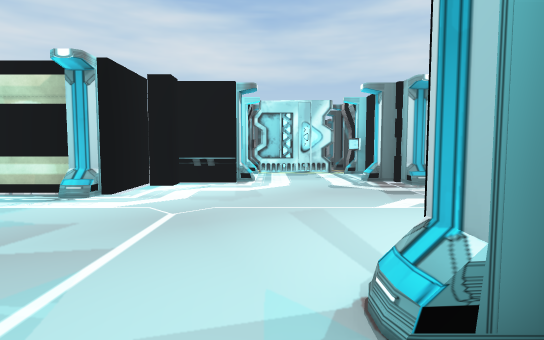
view 1 (above)

24 first-person views from a walk through a 3-D level made in the Unity game engine. The camera is 1.4 m above the floor, tilts 4° down and sees 80° across. The floor is counted in squares, 1 m on a side. Each view is taken from the middle of a square. On the plan, view 1 faces up. The plan holds only what a view shows up to about 15 squares ahead; the rest is blank. The place goes on beyond the plan. Some animated figures are not drawn. Door leaves are left out, so doorways stand open. Some surface patterns are stand-ins.

view 2
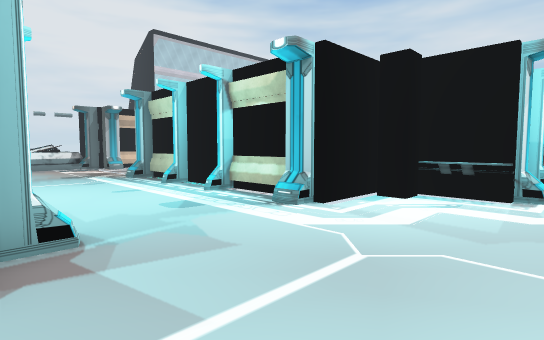

view 3
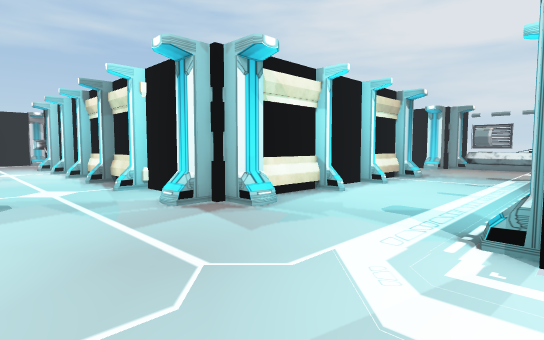

view 4
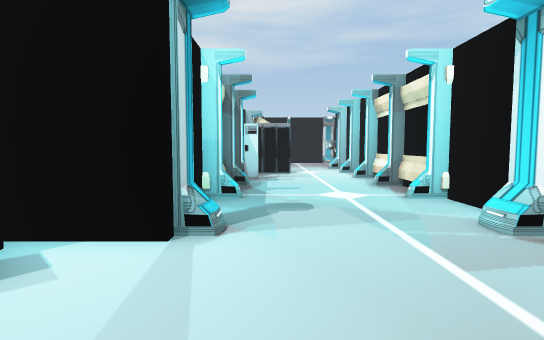

view 5
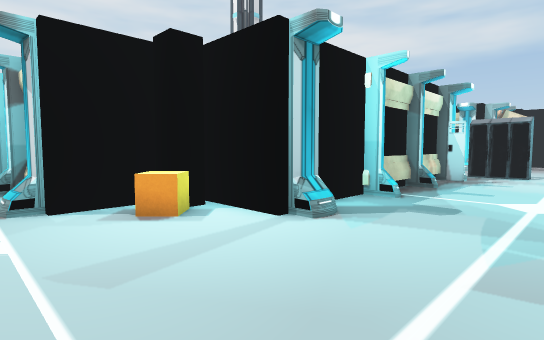

view 6
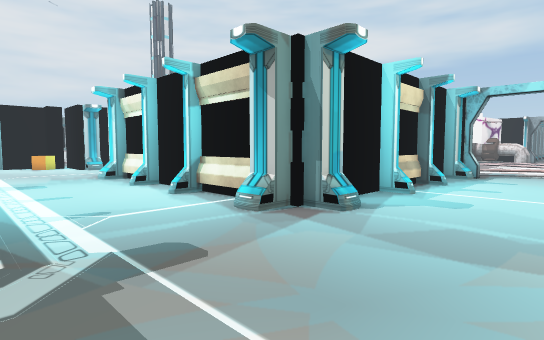

view 7
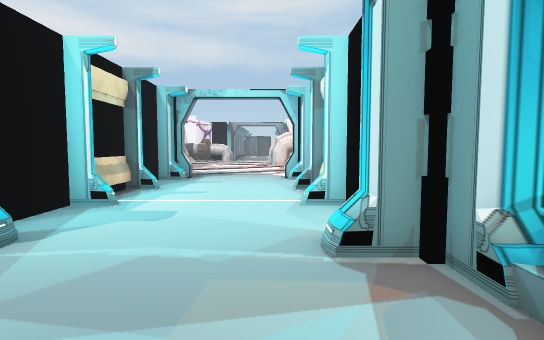

view 8
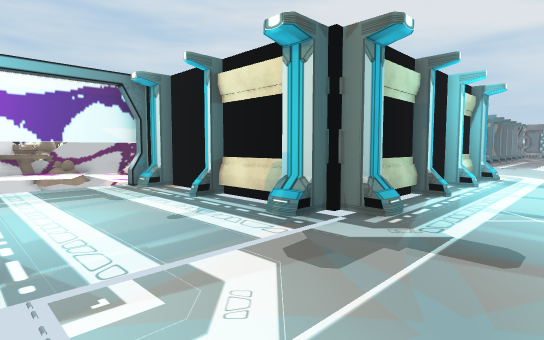

view 9
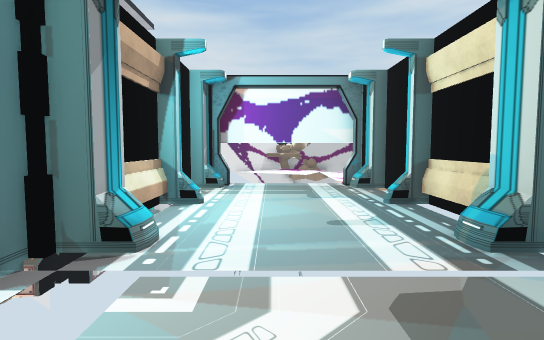

view 10
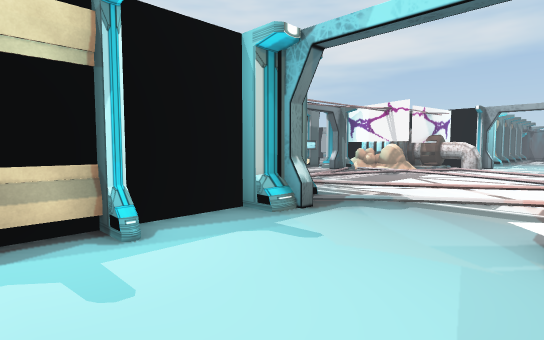

view 11
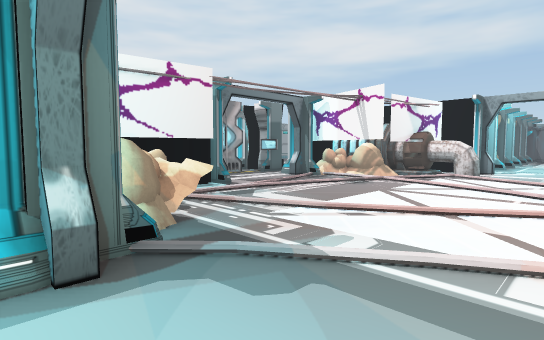

view 12
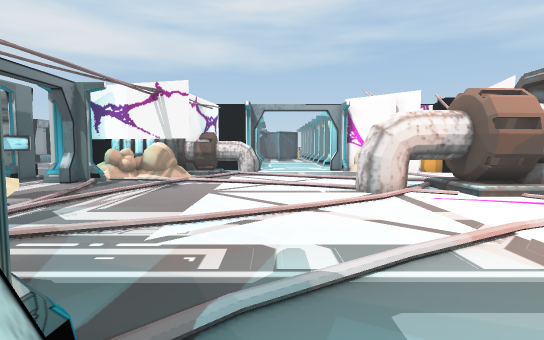

view 13
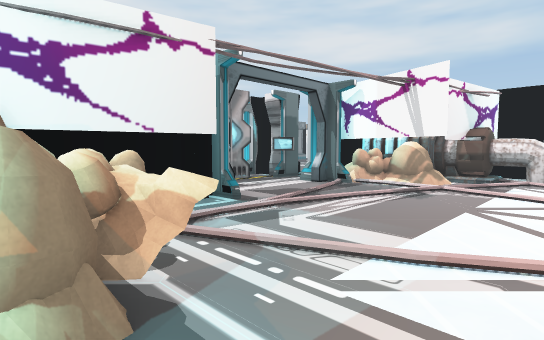

view 14
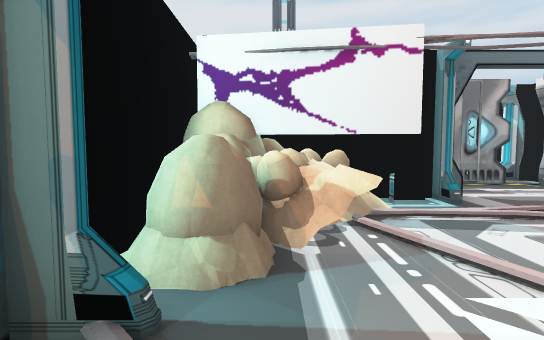

view 15
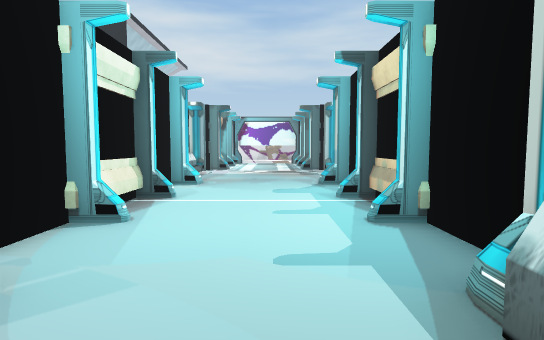

view 16
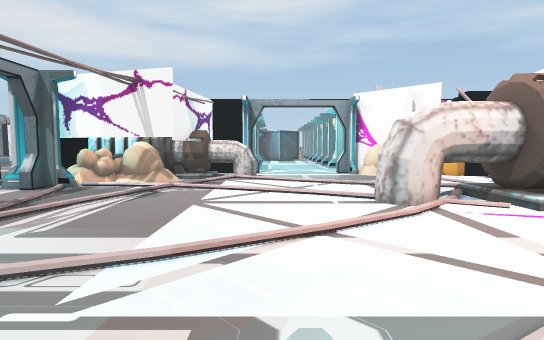

view 17
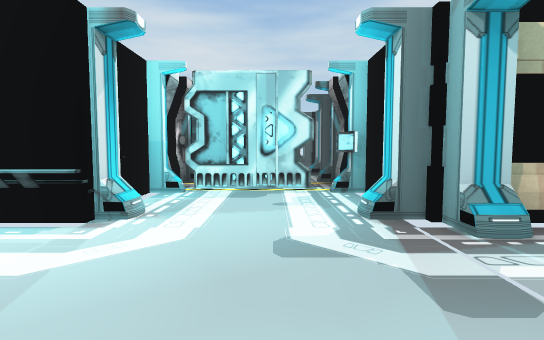

view 18
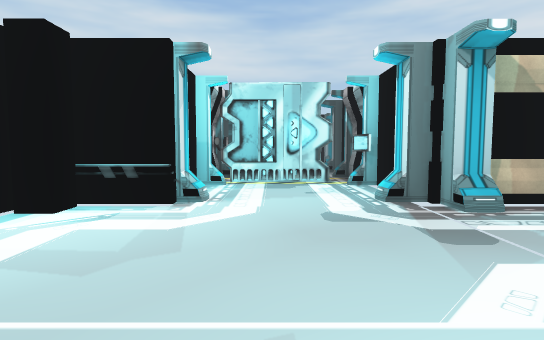

view 19
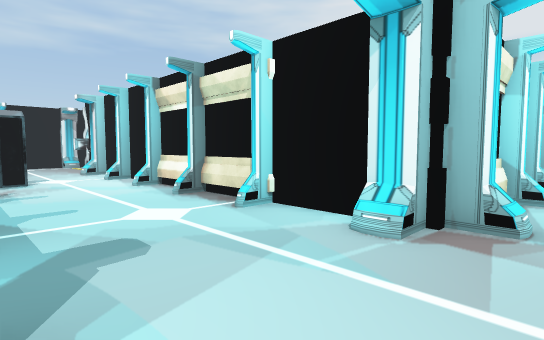

view 20
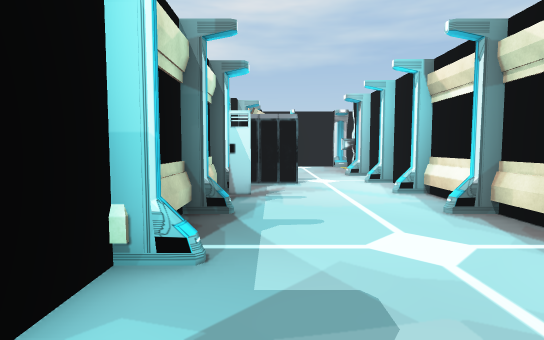

view 21
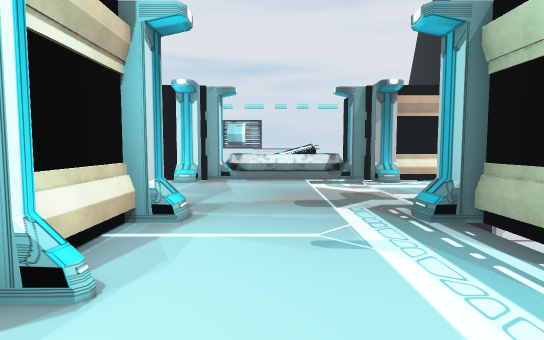

view 22
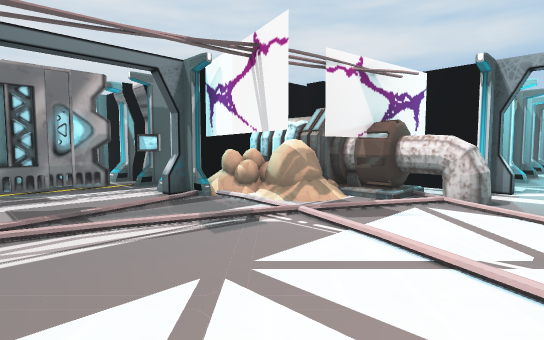

view 23
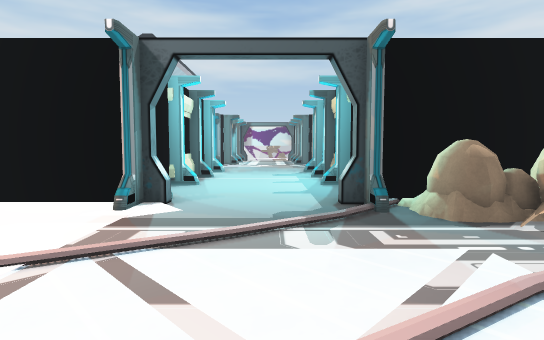

view 24
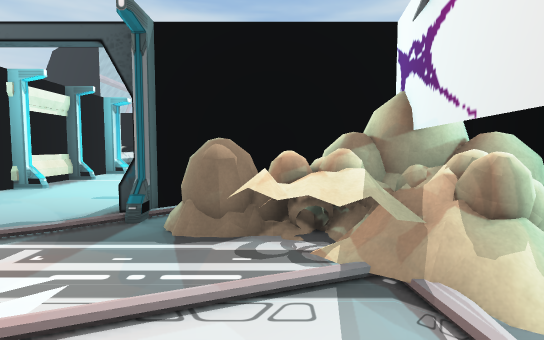

### Floor plan
Key: @ floor where view 1 was taken; # wall or solid block; . main floor; : floor 0.25 m higher than the main floor; / step, stairs or slope; D open door; = window, fence, low wall or low ledge; O other object.
Columns run from 23 left of view 1 to 5 right of it. Each row starts with its distance up from view 1.
 20                      #O    ##
 19  ######              #O    .#
 18  DDDDDD              #OOOOO.O
 17 ##....##             ##....O#
 16 O......O             O......O
 15 O......#             #......O
 14 ##....O#             ##....#
 13 O......O          #####....##
 12 O......O          ##........#
 11 ##....##    OO   ##..........
 10 ##....######OO####O..........
  9 # .....##..O..O..##..........
  8 O ..........................
  7 O...........................#
  6 O...........................#
  5 O.........................O.#
  4 #......##..#..#..##........##
  3 ##....###OO#OO#OO###....####
  2 ##....##          ##....##
  1 O......O          O......O
  0 O......O          O....@.O
 -1 ##....O#          ##....O#
 -2 O......O          O......O
 -3 O......O          O......O
 -4 ##....O#          ##....O#
 -5 O......O          O......O
 -6 O......#O         O.....#O
 -7 O#....##OO O      ##....##
 -8 #DDDDDD#OO O      O.....
 -9 ......:..OO##O    O...
-10 .........OO##O    ##..###
-11 ...//.....O###    O....
-12 .//.....//O###    O...
-13 ...........#.#
-14 ....//......##
-15 .../....../.#D
-16 ..........//.D ..#
-17 ###......./..D...#
-18   #/.........D.. #
-19   ..//...:...D#. O
-20   .....///..#D#OO ##
-21   /...../.=O#O#####
-22    //.../##OO
-23  ..  ///O###
-24  .....OOOOOOO

Positions as (right, up) in squares from view 1, and headings:
1: (0, 0), facing up
2: (0, 3), facing up-left
3: (0, 10), facing down-left
4: (0, 8), facing down
5: (-3, 8), facing down-right
6: (-21, 9), facing down-right
7: (-21, 7), facing down
8: (-22, 6), facing up-right
9: (-20, 6), facing up
10: (-22, -2), facing down-right
11: (-21, -7), facing down-right
12: (-18, -7), facing down
13: (-18, -9), facing down-right
14: (-19, -10), facing right
15: (-19, -10), facing up
16: (-18, -9), facing down
17: (2, 7), facing up
18: (1, 5), facing up
19: (1, 5), facing down-left
20: (0, 3), facing down
21: (-9, 6), facing left
22: (-19, -15), facing down-right
23: (-19, -16), facing up
24: (-14, -15), facing up
